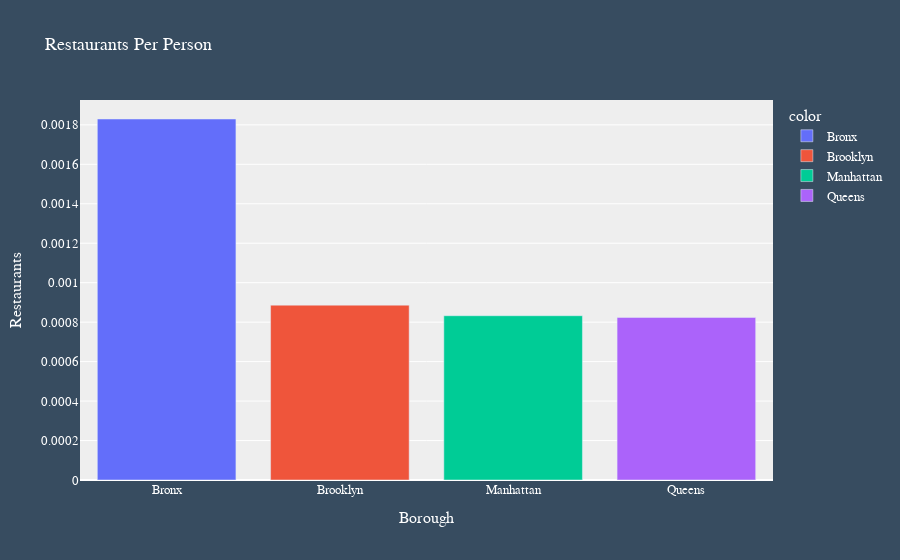

Notebook code cell kept with this figure:
### Code cell
# How many restaurants a person can chocie between, lower is better for our business
df['consumer_choice'] = df['# of Restaurants'] / df['Population']
consumer_choice2 = df.groupby('Borough')['consumer_choice'].mean()
consumer_choice2

fig5 = px.bar(x=x, y=consumer_choice2, labels={'x': 'Borough', 'y':'Restaurants'},
              color=x, title='Restaurants Per Person')
layout(fig5)

### Figure 1 — Plotly figure (JSON) as saved in the notebook; plotly's stock layout.template omitted (floating-point values rounded to 4 significant figures)
{"data": [{"alignmentgroup": "True", "hovertemplate": "color=Bronx<br>Borough=%{x}<br>Restaurants=%{y}<extra></extra>", "legendgroup": "Bronx", "marker": {"color": "#636efa"}, "name": "Bronx", "offsetgroup": "Bronx", "orientation": "v", "showlegend": true, "textposition": "auto", "type": "bar", "x": ["Bronx"], "xaxis": "x", "y": [0.00183], "yaxis": "y"}, {"alignmentgroup": "True", "hovertemplate": "color=Brooklyn<br>Borough=%{x}<br>Restaurants=%{y}<extra></extra>", "legendgroup": "Brooklyn", "marker": {"color": "#EF553B"}, "name": "Brooklyn", "offsetgroup": "Brooklyn", "orientation": "v", "showlegend": true, "textposition": "auto", "type": "bar", "x": ["Brooklyn"], "xaxis": "x", "y": [0.0008863], "yaxis": "y"}, {"alignmentgroup": "True", "hovertemplate": "color=Manhattan<br>Borough=%{x}<br>Restaurants=%{y}<extra></extra>", "legendgroup": "Manhattan", "marker": {"color": "#00cc96"}, "name": "Manhattan", "offsetgroup": "Manhattan", "orientation": "v", "showlegend": true, "textposition": "auto", "type": "bar", "x": ["Manhattan"], "xaxis": "x", "y": [0.0008326], "yaxis": "y"}, {"alignmentgroup": "True", "hovertemplate": "color=Queens<br>Borough=%{x}<br>Restaurants=%{y}<extra></extra>", "legendgroup": "Queens", "marker": {"color": "#ab63fa"}, "name": "Queens", "offsetgroup": "Queens", "orientation": "v", "showlegend": true, "textposition": "auto", "type": "bar", "x": ["Queens"], "xaxis": "x", "y": [0.0008239], "yaxis": "y"}], "layout": {"barmode": "relative", "font": {"color": "White", "family": "Verdana", "size": 13}, "legend": {"title": {"text": "color"}, "tracegroupgap": 0}, "paper_bgcolor": "#374C60", "plot_bgcolor": "#eee", "title": {"font": {"family": "Verdana"}, "text": "Restaurants Per Person"}, "xaxis": {"anchor": "y", "domain": [0, 1], "title": {"text": "Borough"}}, "yaxis": {"anchor": "x", "domain": [0, 1], "tickprefix": "", "title": {"text": "Restaurants"}}}}
